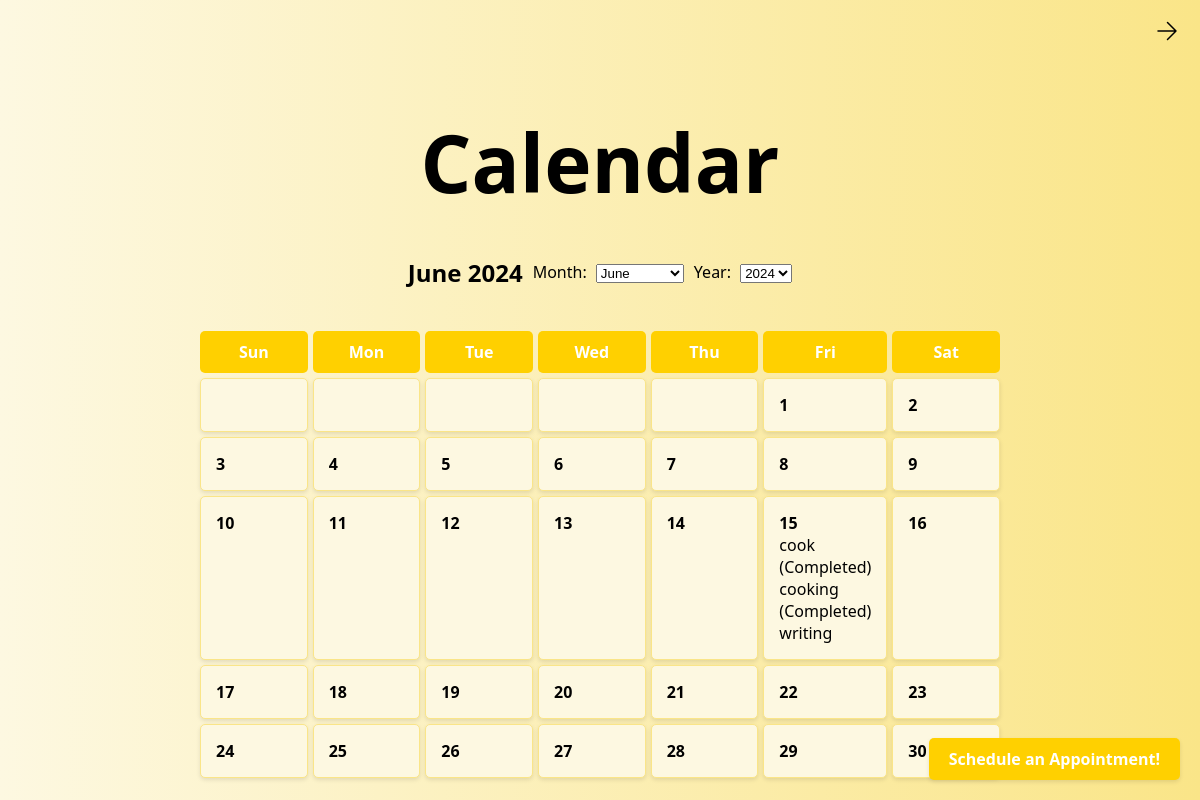
/calendar, run on the app's committed database.
### test.py (models this page shows)
class Task(db.Model):
    id = db.Column(db.Integer, primary_key=True)
    task_name = db.Column(db.String(150), nullable=False)
    task_description = db.Column(db.Text, nullable=False)
    task_date = db.Column(db.DateTime, nullable=False, default=datetime.utcnow)
    completion_time = db.Column(db.DateTime, nullable=True)
    status = db.Column(db.String(20), nullable=False, default='Pending')

### test.py (the view)
@app.route('/calendar', methods=['GET', 'POST'])
def calendar_view():
    now = datetime.now()
    year = request.args.get('year', now.year, type=int)
    month = request.args.get('month', now.month, type=int)
    appointments = Appointment.query.filter(
        db.extract('year', Appointment.appointment_date) == year,
        db.extract('month', Appointment.appointment_date) == month
    ).all()
    appointments_by_day = {}
    for appointment in appointments:
        day = appointment.appointment_date.day
        if day not in appointments_by_day:
            appointments_by_day[day] = []
        appointments_by_day[day].append(appointment)
    month_days, tasks_by_day = generate_calendar(year, month)
    month_name = datetime(year, month, 1).strftime('%B')
    return render_template('calendar.html', year=year, month=month, month_name=month_name,
                           month_days=month_days, tasks_by_day=tasks_by_day,
                           appointments_by_day=appointments_by_day, datetime=datetime)

### test.py (called while the page is built)
def generate_calendar(year, month):
    cal = calendar.Calendar(firstweekday=0)
    month_days = cal.monthdayscalendar(year, month)
    tasks = Task.query.all()
    tasks_by_day = {}
    for task in tasks:
        if task.task_date.year == year and task.task_date.month == month:
            day = task.task_date.day
            if day not in tasks_by_day:
                tasks_by_day[day] = []
            tasks_by_day[day].append(task)
    return month_days, tasks_by_day

### templates/calendar.html (shortened to what this page needs)
<!DOCTYPE html>
<html lang="en">
<head>
    <link rel="stylesheet" href="{{ url_for('static', filename='css/cal.css') }}">
</head>
<body>
    <header>
        <nav>
            <ul>
                <li style="float:right">
                    <a href="{{ url_for('homepage') }}">
                        <svg width="24px" height="24px" viewBox="0 0 24 24" stroke-width="1.5" fill="none" xmlns="http://www.w3.org/2000/svg" color="#000000">
                            <path d="M3 12L21 12M21 12L12.5 3.5M21 12L12.5 20.5" stroke="#000000" stroke-width="1.5" stroke-linecap="round" stroke-linejoin="round"></path>
                        </svg>
                    </a>
                </li>
            </ul>
        </nav>
    </header>
    <main>
        <h1>Calendar</h1>
        <div class="calendar-header">
            <h2>{{ month_name }} {{ year }}</h2>
            <form id="monthForm" method="get" action="{{ url_for('calendar_view') }}">
                <label for="month">Month:</label>
                <select name="month" id="month" onchange="this.form.submit()">
                    {% for m in range(1, 13) %}
                        <option value="{{ m }}" {% if m == month %}selected{% endif %}>{{ datetime(year, m, 1).strftime('%B') }}</option>
                    {% endfor %}
                </select>
            </form>
            <form id="yearForm" method="get" action="{{ url_for('calendar_view') }}">
                <label for="year">Year:</label>
                <select name="year" id="year" onchange="this.form.submit()">
                    {% for y in range(year - 5, year + 6) %}
                        <option value="{{ y }}" {% if y == year %}selected{% endif %}>{{ y }}</option>
                    {% endfor %}
                </select>
            </form>
        </div>
        <div class="calendar">
            <div class="datetext">Sun</div>
            <div class="datetext">Mon</div>
            <div class="datetext">Tue</div>
            <div class="datetext">Wed</div>
            <div class="datetext">Thu</div>
            <div class="datetext">Fri</div>
            <div class="datetext">Sat</div>
            {% for week in month_days %}
                {% for day in week %}
                    {% if day == 0 %}
                        <div class="day empty"></div>
                    {% else %}
                        <div class="day">
                            {{ day }}
                            {% if day in tasks_by_day %}
                                <ul>
                                    {% for task in tasks_by_day[day] %}
                                        <li class="tasktitle">{{ task.task_name }} {% if task.completion_time %}(Completed){% endif %}</li>
                                    {% endfor %}
                                </ul>
                            {% endif %}
                        </div>
                    {% endif %}
                {% endfor %}
            {% endfor %}
        </div>
        <a class="appointb" href="#myModal">Schedule an Appointment!</a>
    </main>
</body>
</html>

### static/css/cal.css (style rules this page uses)
body { margin: 0; font-family: 'Segoe UI', Tahoma, Geneva, Verdana, sans-serif; background-image: linear-gradient(to right ,#fdf8e1, #fae588); display: flex; flex-direction: column; min-height: 100vh; }
header { padding: 5px; }
ul { list-style-type: none; margin: 0; padding: 0; overflow: hidden; }
li { float: left; }
li a { display: block; color: #000; text-align: center; padding: 14px 16px; text-decoration: none; }
h1 { font-size: 80px; text-align: center; margin: 20px 0; }
.calendar-header { display: flex; justify-content: center; align-items: center; gap: 10px; margin-bottom: 20px; }
.calendar-header form { display: inline-block; margin: 0; }
.calendar-header label { margin-right: 5px; }
main { flex: 1; display: flex; flex-direction: column; align-items: center; padding: 20px; }
.calendar { display: grid; grid-template-columns: repeat(7, 1fr); gap: 5px; max-width: 800px; margin: auto; }
.day { background-color: #fdf8e1; border: 1px solid #fae588; border-radius: 5px; padding: 15px; text-align: left; font-weight: bold; box-shadow: 0 2px 4px rgba(0, 0, 0, 0.1); }
.day.empty { background-color: #fdf8e1; }
.datetext { text-align: center; font-weight: bold; padding: 10px; background-color: #ffd000; border-radius: 5px; color: #ffffff; }
.tasktitle { font-weight: normal; }
.appointb { position: fixed; bottom: 20px; right: 20px; padding: 10px 20px; background-color: #ffd000; color: #fff; font-weight: bold; border: none; border-radius: 5px; cursor: pointer; text-decoration: none; box-shadow: 0 2px 4px rgba(0, 0, 0, 0.1); transition: background-color 0.3s ease; }

### data on the page
Task: task_name "cook", shows "(Completed)"
Task: task_name "cooking", shows "(Completed)"
Task: task_name "writing"

### other printed values
{{ month_name }} "June"
{{ year }} "2024"
{{ day }} "1" "2" "3" "4" "5" "6" "7" "8" "9" "10" "11" "12" "13" "14" "15" "16" "17" "18" "19" "20" "21" "22" "23" "24" "25" "26" "27" "28" "29" "30"
form field month "June"
form field year "2024"
